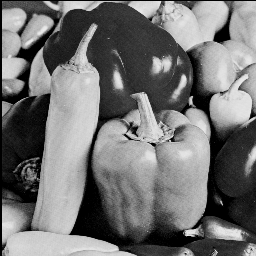
#> input picture DatasetImages/peppers.pgm, 256 x 256 px, found by its file name
$ python Question1.py
#> lines starting #> are read from the running program, lines starting #| are printed output that depends on the picture

#import all the libraries here
from PIL import Image # library for importing Image
import numpy as np    # library for math operations
import matplotlib.pyplot as plt # library for displaying the image


# define function to import image

def importImage(imagePath):

    """ this function takes in the image path as input and returns the image in array format """
    image = Image.open(imagePath)
#> image is the input picture: PIL image 256x256 L; min 0, max 236, mean 114.6
    image = np.array(image) # convert opened Image to numpy array
    return image  # returns the numpy array of image


# define function to sub sample the Image

def subSampling(image,subSamplingFactor):

    """main logic for sub Sampling"""
#> called with subSamplingFactor = 2

    # this is for calculating the shape of new Image
    subRows = image.shape[0] // subSamplingFactor
#> subRows = 128
    subCols = image.shape[1] // subSamplingFactor
#> subCols = 128

    # create an array of zeros
    subSampled_Image = np.zeros((subRows, subCols), dtype=int)

    # sub Sample the image
    for i in range(subRows):
        for j in range(subCols):
            subSampled_Image[i, j] = image[i * subSamplingFactor, j * subSamplingFactor]
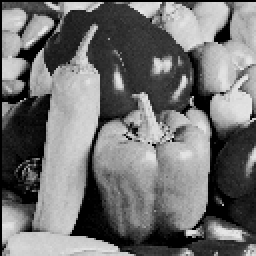
#> subSampled_Image: shape (128, 128) int64 (shown 2 times larger); min 0, max 233, mean 113.9

    # returns the sub sampled image array
    return subSampled_Image


#define function to resize the Image

def resizeImage(image,subSamplingFactor):

    """ Logic for Resizing the Image"""
#> called with subSamplingFactor = 2

    # get the height and width of the image
    height, width = image.shape
#> height = 128; width = 128
    new_height = height * subSamplingFactor
#> new_height = 256
    new_width = width * subSamplingFactor
#> new_width = 256

    # create array of zeros
    resized_image = np.zeros((new_height, new_width), dtype=int)

    # fill that array of zeros with the Image pixel values
    for i in range(new_height):
        for j in range(new_width):
            source_i = i // subSamplingFactor
            source_j = j // subSamplingFactor
            resized_image[i][j] = image[source_i][source_j]
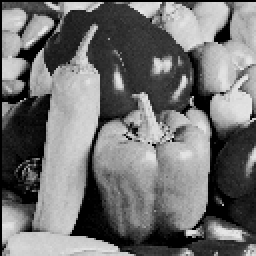
#> resized_image: shape (256, 256) int64; min 0, max 233, mean 113.9
#> call 2 of subSampling, with subSamplingFactor = 4
#> after the loop in subSampling (call 2), `for i in range(subRows):`:
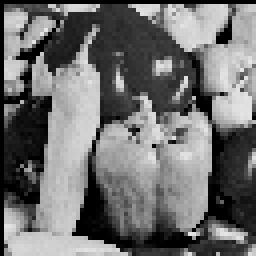
#> subSampled_Image: shape (64, 64) int64 (shown 4 times larger); min 0, max 232, mean 111.6
#> call 2 of resizeImage, with subSamplingFactor = 4
#> after the loop in resizeImage (call 2), `for i in range(new_height):`:
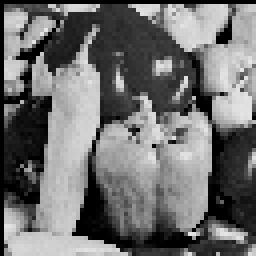
#> resized_image: shape (256, 256) int64; min 0, max 232, mean 111.6
#> call 3 of subSampling, with subSamplingFactor = 8
#> after the loop in subSampling (call 3), `for i in range(subRows):`:
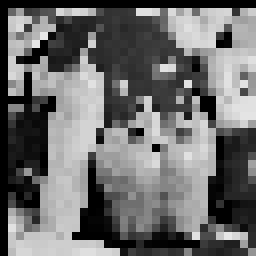
#> subSampled_Image: shape (32, 32) int64 (shown 8 times larger); min 0, max 230, mean 108.3
#> call 3 of resizeImage, with subSamplingFactor = 8
#> after the loop in resizeImage (call 3), `for i in range(new_height):`:
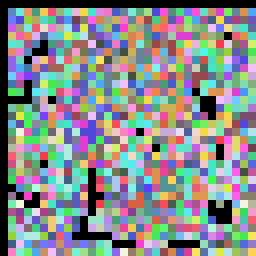
#> resized_image: shape (256, 256) int64; 214 distinct labels, from 0 to 230; one colour per label, 0 black

    # return the resized image
    return resized_image


# define function to plot the image

def plotting(image,subSampledImage1,subSampledImage2,subSampledImage3):
    """ Logic For Plotting the orignal Image and resized sub sampled image"""

    # Create subplots with 1 row and 2 columns
    fig, axes = plt.subplots(1, 4, figsize=(10,10))

    # Plot the first image on the left subplot
    axes[0].imshow(image, cmap='gray')
    axes[0].set_title('Orignal Image')

    # Plot the second image on the right subplot
    axes[1].imshow(subSampledImage1, cmap='gray')
    axes[1].set_title('Sub Sampled by 2 Image')

    axes[2].imshow(subSampledImage2, cmap='gray')
    axes[2].set_title('Sub Sampled by 4 Image')

    axes[3].imshow(subSampledImage3, cmap='gray')
    axes[3].set_title('Sub Sampled by 8 Image')

    # Adjust spacing between subplots
    plt.tight_layout()

    # Show the plot
    plt.show()


# code Starts Here

# image = np.array([
#     [1, 2, 3, 4],
#     [5, 6, 7, 8],
#     [9,19,11,12],
#     [13,14,15,16]
# ], dtype=np.uint8)

# defination of all the needed Parameter
subSamplingFactor = 2 # sub sampling factor variable
imagePath = '/home/pratik/courses/674/program/database/pgm/peppers.pgm' # Image Path

# returns Image in Array Format
image = importImage(imagePath)

# retruns sub Sampled Image
subSampledImage = subSampling(image, subSamplingFactor)

# retruns resized sub sampled image
subSampledImage1 = resizeImage(subSampledImage,subSamplingFactor)

subSamplingFactor = 4 # sub sampling factor variable
imagePath = '/home/pratik/courses/674/program/database/pgm/peppers.pgm' # Image Path

# returns Image in Array Format
image = importImage(imagePath)

# retruns sub Sampled Image
subSampledImage = subSampling(image, subSamplingFactor)

# retruns resized sub sampled image
subSampledImage2 = resizeImage(subSampledImage,subSamplingFactor)

subSamplingFactor = 8 # sub sampling factor variable
imagePath = '/home/pratik/courses/674/program/database/pgm/peppers.pgm' # Image Path

# returns Image in Array Format
image = importImage(imagePath)

# retruns sub Sampled Image
subSampledImage = subSampling(image, subSamplingFactor)

# retruns resized sub sampled image
subSampledImage3 = resizeImage(subSampledImage,subSamplingFactor)

# Plotting the image
plotting(image,subSampledImage1,subSampledImage2,subSampledImage3)

$ run again, with DatasetImages/boat.pgm copied over DatasetImages/peppers.pgm
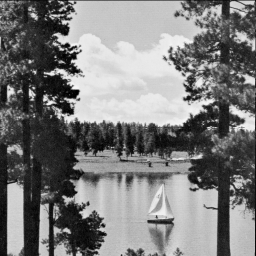
#> input picture DatasetImages/boat.pgm, 256 x 256 px, found by its file name
#> in importImage, image is the input picture: PIL image 256x256 L; min 0, max 246, mean 124.3
#> after the loop in subSampling (call 2), `for i in range(subRows):`:
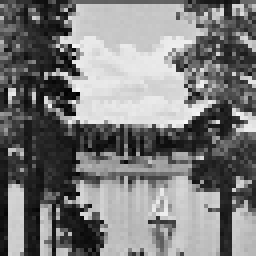
#> subSampled_Image: shape (64, 64) int64 (shown 4 times larger); min 0, max 246, mean 123
#> after the loop in resizeImage (call 3), `for i in range(new_height):`:
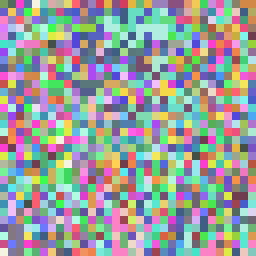
#> resized_image: shape (256, 256) int64; 216 distinct labels, from 2 to 246; one colour per label, 0 black
